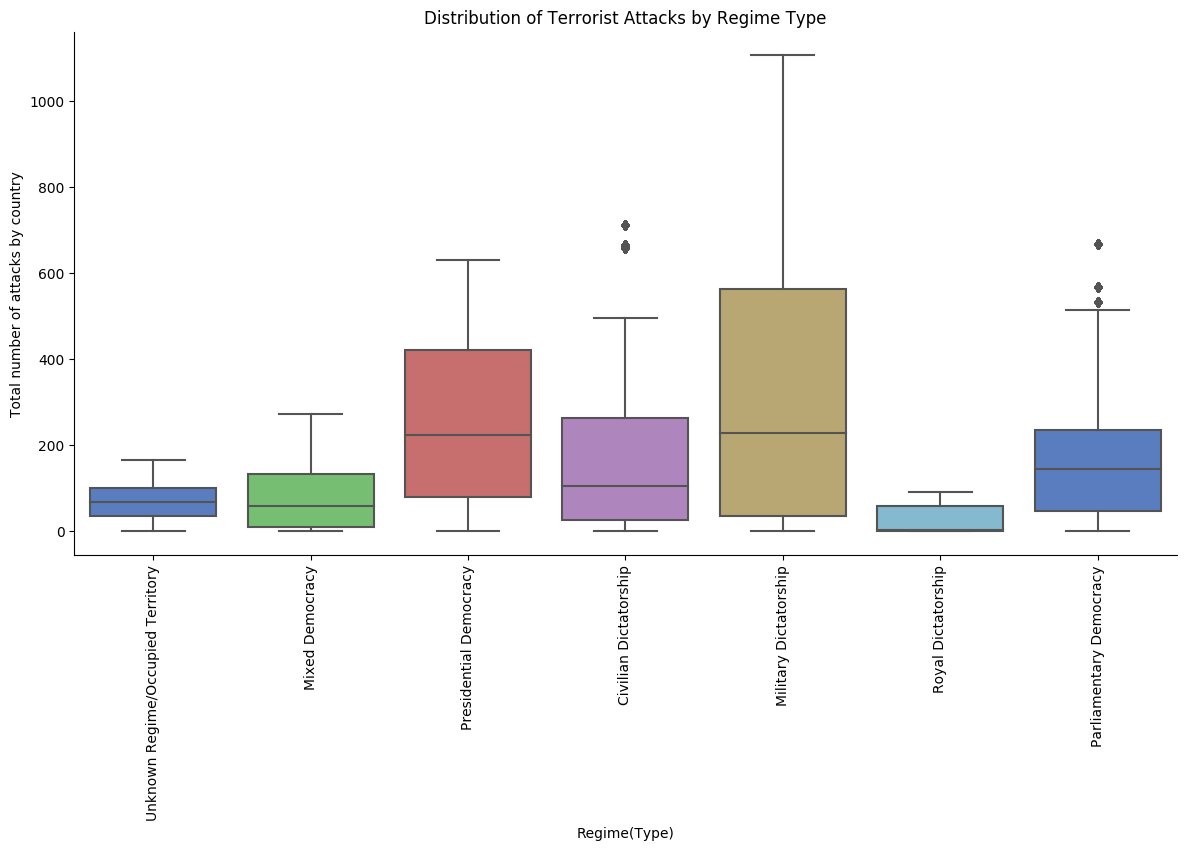

Here is the Python script that generated this plot:
#!/usr/bin/env python

import pandas as pd
import numpy as np
import matplotlib.pyplot as plt
import seaborn as sns
import csv
import statsmodels.api as sm
import statsmodels.formula.api as smf
import statsmodels as sms
import matplotlib.pyplot as plt
from matplotlib.ticker import *

#open csv
df = pd.read_csv('CheibubStart.csv')

#create factorplot of regime and count
ax = sns.factorplot(x='regime', y="count", data=df, kind="box", palette="muted", size=6, aspect=2)
#set labels and title
ax.set(xlabel='Regime(Type)', ylabel='Total number of attacks by country', title = "Distribution of Terrorist Attacks by Regime Type")
#change tick labels to reflect regime names
plt.xticks(range(7), ('Unknown Regime/Occupied Territory','Mixed Democracy', 'Presidential Democracy','Civilian Dictatorship', 'Military Dictatorship', 'Royal Dictatorship', 'Parliamentary Democracy'), rotation=90) #would be range(3xx), List_of_city_names, rotation=90
#save figure as png file
plt.savefig('figure10.png', bbox_inches='tight')
